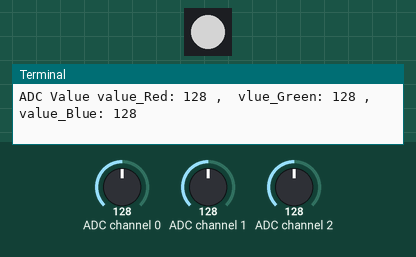
This program was run on a simulated Raspberry Pi (BCM pin numbers). Parts: 1 RGB LEDs in strip order, left to right, the last lines printed to the terminal. The inputs (shaded band) are chosen by the test bench; at power-on: ADC channel 0 = 128, ADC channel 1 = 128, ADC channel 2 = 128 (analog values on the 0–255 scale). Dim RGB values are drawn brighter than linear.

Above: at 1.2 s.
1.3 s: ADC channel 0 set to 30
At 2.4 s:
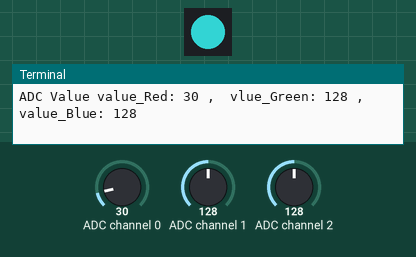
2.8 s: ADC channel 1 set to 30
At 3.5 s:
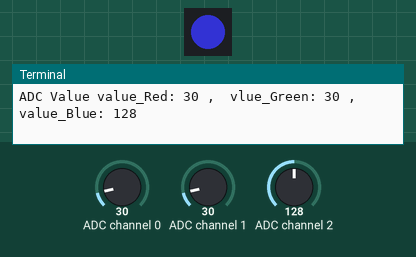
4.3 s: ADC channel 2 set to 0
At 4.6 s:
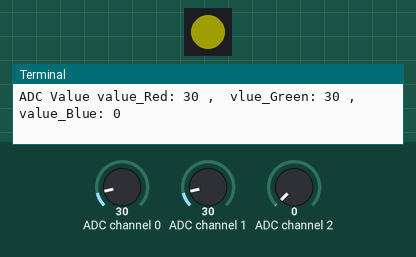
5.8 s: ADC channel 0 set to 0
At 6.7 s:
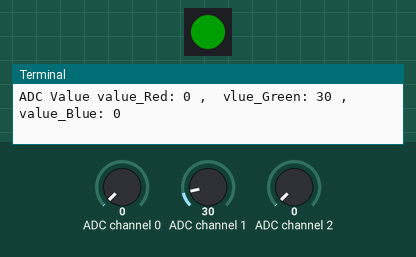
7.3 s: ADC channel 1 set to 0
At 8.1 s:
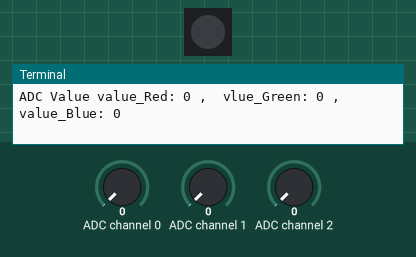
8.8 s: ADC channel 0 set to 76
At 10.2 s:
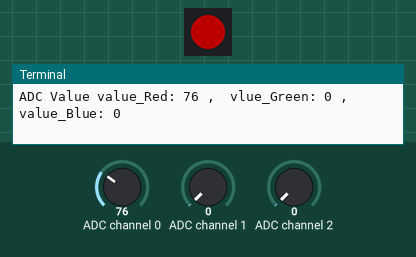
Timing chart, 0 to 11.3 s (numbered marks = the images above; inputs shaded):
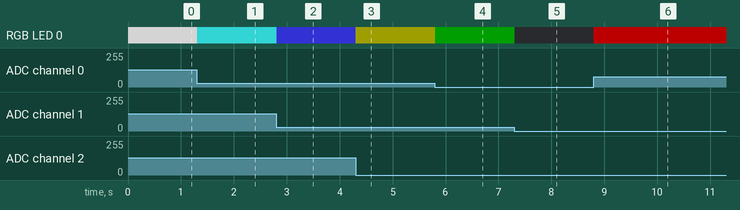

Measured:
- after the input at 1.3 s, RGB LED 0: RGB(128, 128, 128) → RGB(30, 128, 128) at once
- after the input at 2.8 s, RGB LED 0: RGB(30, 128, 128) → RGB(30, 30, 128) at once
- after the input at 4.3 s, RGB LED 0: RGB(30, 30, 128) → RGB(30, 30, 0) at once
- after the input at 5.8 s, RGB LED 0: RGB(30, 30, 0) → RGB(0, 30, 0) at once
- after the input at 7.3 s, RGB LED 0: RGB(0, 30, 0) → off at once
- after the input at 8.8 s, RGB LED 0: off → RGB(76, 0, 0) at once

The program:

Potentiometer_RGBLED.py
```python
from gpiozero import RGBLED
import time
from ADCDevice import *

# define the pins for R:GPIO22,G:GPIO27,B:GPIO17
led = RGBLED(red=22, green=27, blue=17, active_high=False)

# Define an ADCDevice class object
adc = ADCDevice()

def setup():
	global adc
	# Detect the pcf8591.
	if(adc.detectI2C(0x48)):
		adc = PCF8591()
	elif(adc.detectI2C(0x4b)): # Detect the ads7830
		adc = ADS7830()
	else:
		print("No correct I2C address found, \n""Please use command 'i2cdetect -y 1' to check the I2C address!+++n""Program Exit. \n");
		exit(-1)

def loop():
	while True:
		# read ADC value of 3 potentiometers
		'''
		digital (1(ON), 0(OFF)), analog (0-1, 0.01, 0.05, 0.9))
		The analogRead reads values between 0-255 (8bit) 2^8
		on (1.65V) off (0V)
		'''
		value_Red = adc.analogRead(0)
		value_Green = adc.analogRead(1)
		value_Blue = adc.analogRead(2)
		# map the read value of potentiometers into PWM value and output it
		led.red=value_Red/255
		led.green =value_Green/255
		led.blue=value_Blue/255
		# print read ADC value
		print ('ADC Value value_Red: %d ,\tvlue_Green: %d ,\tvalue_Blue: %d'% (value_Red,value_Green,value_Blue))
		time.sleep(0.01)

def destroy():
	adc.close()
	led.close()
if __name__ == '__main__': # Program entrance
	print ('Program is starting ... ')
	setup()
	try:
		loop()
	except KeyboardInterrupt: # Press ctrl-c to end the program.
		destroy()
		print("Ending program")
```
